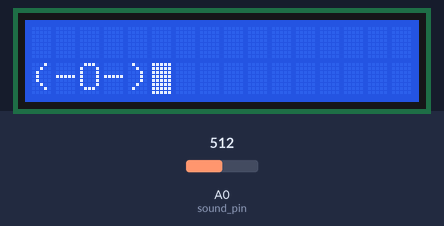
This sketch was run on a simulated Arduino Uno, built with avr-gcc and run on an emulated ATmega328P. Shown: 16×2 character LCD. The test bench sets the inputs (shaded band); at power-on: A0 (sound_pin) = 512. What the sketch prints to the serial monitor is not drawn.

Above: at 1.2 s.
1.3 s: A0 (sound_pin) set to 990
4.3 s: A0 (sound_pin) set to 1018
At 4.47 s:
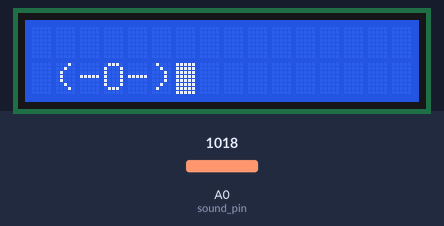
At 8.27 s:
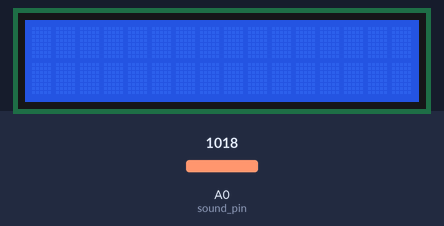
Timing chart, 0 to 9.8 s (numbered marks = the images above; inputs shaded):
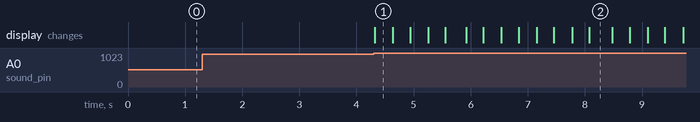

The sketch:

LCD_SOUND.ino
```cpp
#include <Wire.h>
#include <LiquidCrystal_I2C.h>

LiquidCrystal_I2C lcd(0x27, 16, 2);
int sound_pin = A0;
void setup() {
  // put your setup code here, to run once:
  lcd.begin();
  lcd.backlight();
  lcd.cursor();
  lcd.blink();
  lcd.home();
  lcd.setCursor(0,1);
  lcd.print("(-O-)");
  Serial.begin(9600);
}

void loop() {
  // put your main code here, to run repeatedly:
  int sound_value = analogRead(sound_pin);
  Serial.print("sound value : ");
  Serial.println(sound_value);
  if(sound_value>=1000){
    lcd.scrollDisplayRight();
  }
  delay(20);
}
```

Measured:
- after the input at 1.3 s, every drawn part: stays the same
- after the input at 4.3 s, the display: changes at once (image 1)
- what the display in image 2 shows lasts 0.4 s, from 8.1 s to 8.5 s
